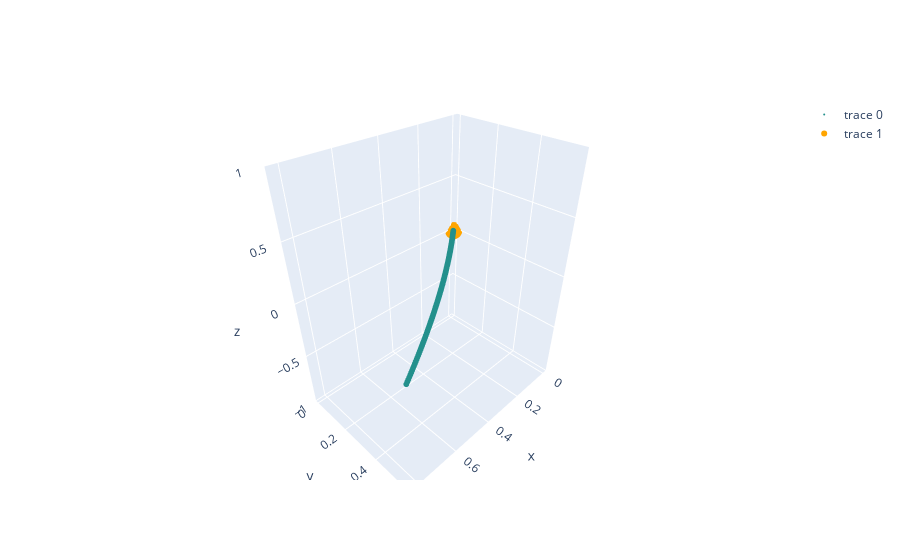

This figure's notebook cell:
### Markdown cell above
### Plot a Single Trajectory

### Code cell
row = 7

conditionSph = np.asarray(dataDFSph2.iloc[row]['r':'vPhi'])
conditionCar = conditionSph2Car(conditionSph)
output = trajectorySolver(conditionCar,q,E,dt)
trajectory = output[0]
velocity   = output[1]

x,y,z = trajectory[0],trajectory[1],trajectory[2]

trace1 = go.Scatter3d(
    x=x,
    y=y,
    z=z,
    mode = 'markers',
    marker=dict(
        size=2,
        color = z,
        colorscale='Viridis'
    )
)

data1 = [trace1]
fig1 = go.Figure(data=data1)
fig1.update_layout(
    scene = dict(
        zaxis = dict(range=[-10*max(z),10*max(z)])
    )
)

fig1.add_trace(
    go.Scatter3d(
        x=[0],
        y=[0],
        z=[0],
        mode = 'markers',
        marker = dict(
            size = 6,
            color = 'orange')
                )
            )
offline.iplot(fig1, filename='simple-3d-scatter')

print ('Complete')
